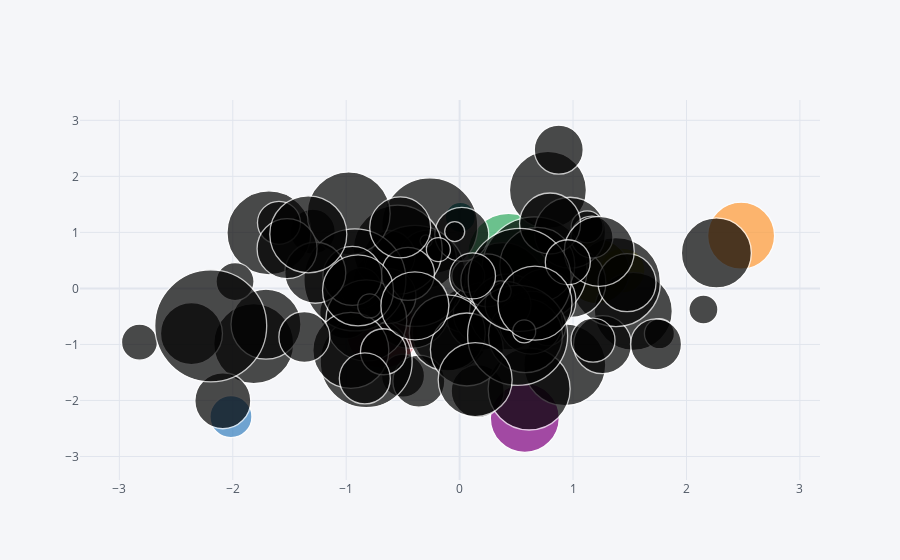

Notebook code cell kept with this figure:
### Code cell
#Diagrama de tipo bubble
dataframe.iplot(kind='bubble', x='a', y='b', size='c')
